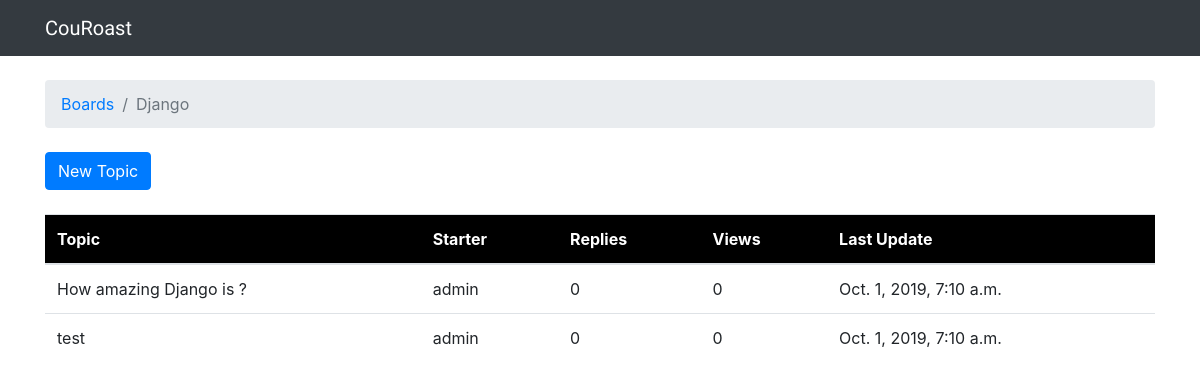
Page /boards/1/ on the earlier database version.
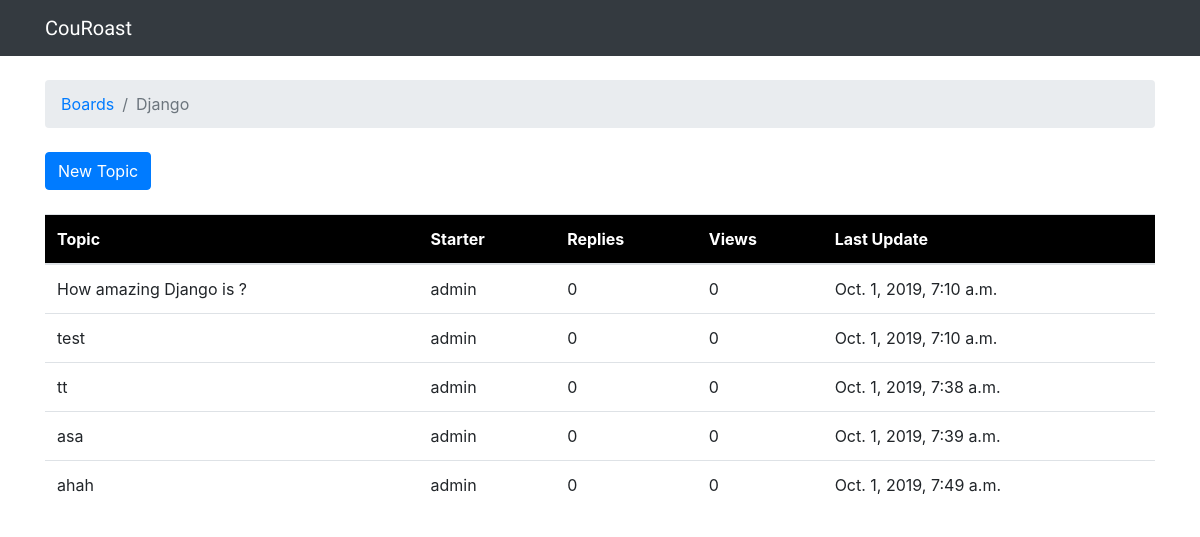
Same page on the later database version.
### boards/models.py (models this page shows, shortened)
class Board(models.Model):
    name = models.CharField(max_length = 30, unique = True)
    description = models.CharField(max_length = 100)

class Topic(models.Model):
    subject = models.CharField(max_length = 255)
    last_update = models.DateTimeField(auto_now_add = True)
    board = models.ForeignKey(Board,on_delete = models.CASCADE,related_name = 'topics')
    starter = models.ForeignKey(User,on_delete = models.CASCADE,related_name = 'topics')

### boards/views.py (the view)
# urls.py: url(r'^boards/(?P<pk>\d+)/$',views.board_topics,name='board_topics'),
def board_topics(request,pk):
    boards = get_object_or_404(Board,pk=pk)
    return render(request,'topics.html',{'board':boards})

### templates/topics.html
{% extends 'base.html' %}
{% block breadcrumb %}
<li class="breadcrumb-item"><a href="{% url 'home' %}">Boards</a></li>
<li class="breadcrumb-item active">{{board.name}}</li>
{% endblock %}
{% block content %}
    <div class='mb-4'>
        <a href="{% url 'new_topic' board.pk %}" class="btn btn-primary">New Topic</a>
    </div>
    <table class='table'>
        <thead class='thead-inverse' style="background-color: black">
            <tr>
                <th style="color:white">Topic</th>
                <th style="color:white">Starter</th>
                <th style="color:white">Replies</th>
                <th style="color:white">Views</th>
                <th style="color:white">Last Update</th>
            </tr>
        </thead>
        <tbody>
            {% for topic in board.topics.all %}
                <tr>
                    <td>{{topic.subject}}</td>
                    <td>{{topic.starter.username}}</td>
                    <td>0</td>
                    <td>0</td>
                    <td>{{ topic.last_update }}</td>
                </tr>
            {% endfor %}
        </tbody>
    </table>
{% endblock %}

### templates/base.html (shortened to what this page needs)
{% load static %}<!DOCTYPE html>
<html lang="en">
<head>
    <link rel="stylesheet" href="{% static 'css/bootstrap.min.css'%}">
    <link rel="stylesheet" href="{% static 'css/app.css' %}">
</head>
<body>
    {% block body %}
        <nav class="navbar navbar-expand-sm navbar-dark bg-dark">
            <div class="container">
                <a class="navbar-brand" href="{% url 'home' %}">CouRoast</a>
                <div class="collapse navbar-collapse" id='mainMenu'>
                    <ul class="navbar-nav ml-auto">
                        <li class="nav-item">
                            <a class='nav-link' href="#">{{user.username}}</a>
                        </li>
                    </ul>
                </div>
            </div>
        </nav>
        <div class="container">
            <ol class="breadcrumb my-4">
                {% block breadcrumb %}
                {% endblock %}
            </ol>
            {% block content %}
            {% endblock %}
        </div>
    {% endblock %}
</body>
</html>

### static/css/app.css (style rules this page uses)
.navbar-brand { font-family: 'Orbitron', sans-serif; }

Differences in the rows shown:
added Topic: subject "tt", starter.username "admin", last_update "Oct. 1, 2019, 7:38 a.m."
added Topic: subject "asa", starter.username "admin", last_update "Oct. 1, 2019, 7:39 a.m."
added Topic: subject "ahah", starter.username "admin", last_update "Oct. 1, 2019, 7:49 a.m."
